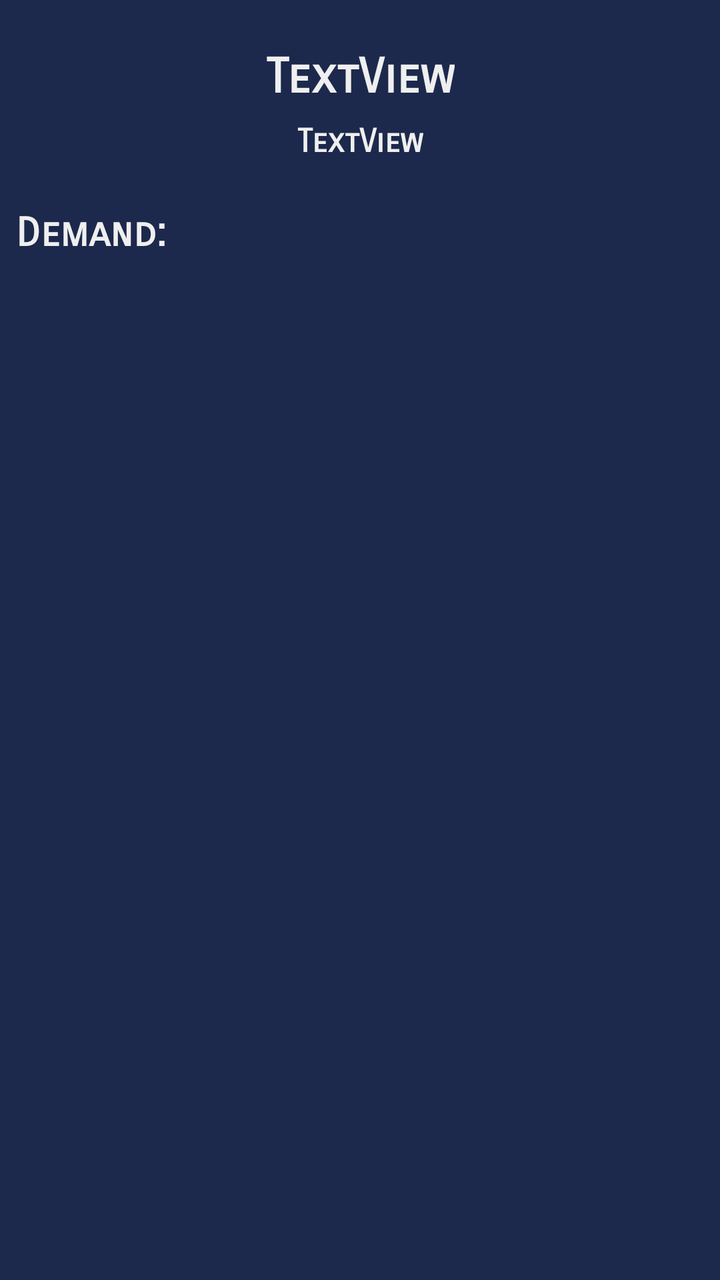
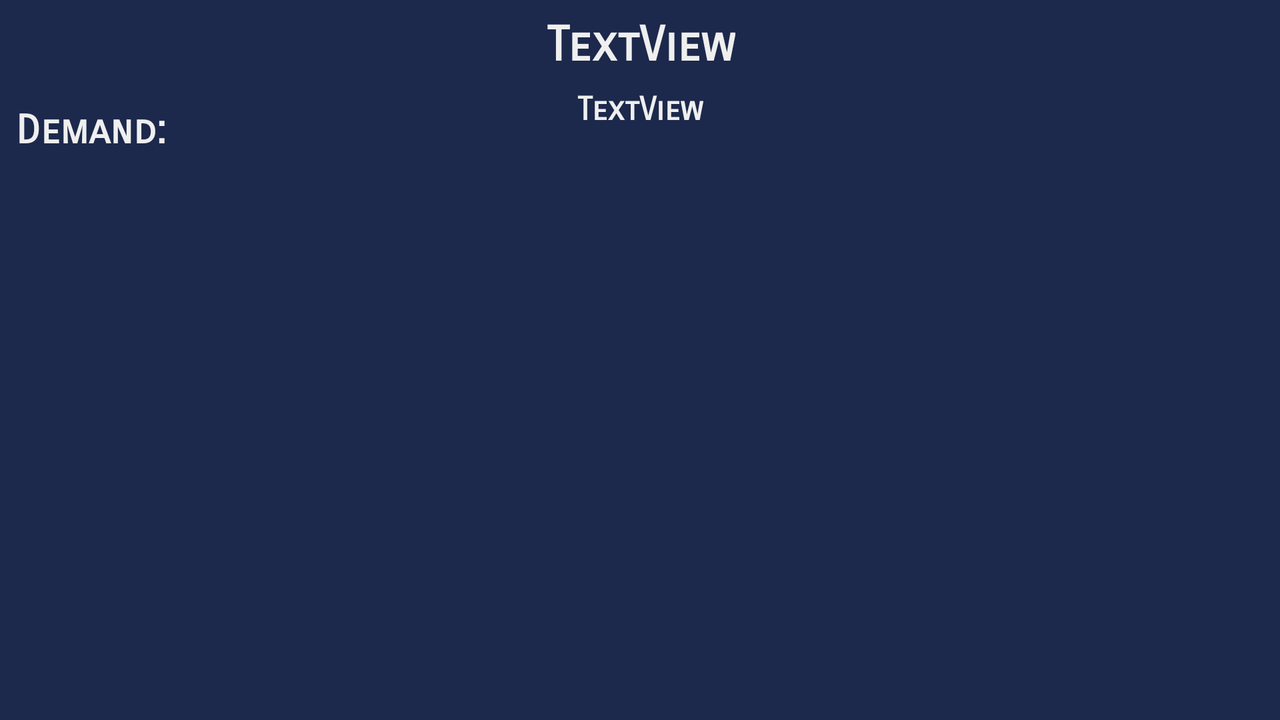

Compare how this app lays out the same screen by default and in its alternative resource folder. The renders come first, then the two layout files and the values they reference.
<!-- AndroidManifest.xml: application theme AppTheme -->
<!-- res/layout/fragment_customer_page.xml -->
<?xml version="1.0" encoding="utf-8"?>
<android.support.constraint.ConstraintLayout xmlns:android="http://schemas.android.com/apk/res/android"
    xmlns:app="http://schemas.android.com/apk/res-auto"
    android:layout_width="match_parent"
    android:layout_height="match_parent">

    <TextView
        android:id="@+id/text_customer_page_name"
        style="@style/TextViewTheme"
        android:layout_width="wrap_content"
        android:layout_height="wrap_content"
        android:layout_marginLeft="8dp"
        android:layout_marginRight="8dp"
        android:layout_marginTop="24dp"
        android:text="TextView"
        app:layout_constraintLeft_toLeftOf="parent"
        app:layout_constraintRight_toRightOf="parent"
        app:layout_constraintTop_toTopOf="parent"
        android:layout_marginStart="8dp"
        android:layout_marginEnd="8dp" />

    <TextView
        android:id="@+id/text_customer_page_message"
        style="@style/TextViewTheme"
        android:layout_width="wrap_content"
        android:layout_height="wrap_content"
        android:layout_marginLeft="8dp"
        android:layout_marginRight="8dp"
        android:layout_marginTop="8dp"
        android:text="TextView"
        android:textSize="16sp"
        app:layout_constraintLeft_toLeftOf="parent"
        app:layout_constraintRight_toRightOf="parent"
        app:layout_constraintTop_toBottomOf="@+id/text_customer_page_name"
        android:layout_marginStart="8dp"
        android:layout_marginEnd="8dp" />

    <TextView
        android:id="@+id/textView3"
        style="@style/TextViewTheme"
        android:layout_width="wrap_content"
        android:layout_height="wrap_content"
        android:text="@string/demand"
        android:textSize="20sp"
        android:layout_marginLeft="8dp"
        app:layout_constraintLeft_toLeftOf="parent"
        android:layout_marginTop="24dp"
        app:layout_constraintTop_toBottomOf="@+id/text_customer_page_message"
        android:layout_marginStart="8dp" />

    <android.support.v7.widget.RecyclerView
        android:id="@+id/customer_page_recycler"
        android:layout_width="0dp"
        android:layout_height="0dp"
        android:layout_marginBottom="16dp"
        android:layout_marginLeft="32dp"
        android:layout_marginRight="32dp"
        android:layout_marginTop="16dp"
        app:layout_constraintBottom_toBottomOf="parent"
        app:layout_constraintLeft_toLeftOf="parent"
        app:layout_constraintRight_toRightOf="parent"
        app:layout_constraintTop_toBottomOf="@+id/textView3" />
</android.support.constraint.ConstraintLayout>
<!-- resources referenced by this layout -->
<resources>
  <string name="demand">Demand:\u00A0</string>
  <style name="TextViewTheme" parent="AppTheme">
          <item name="android:fontFamily">sans-serif-smallcaps</item>
          <item name="android:textColor">@color/color_near_white</item>
          <item name="colorPrimary">@color/color_near_white</item>
          <item name="colorPrimaryDark">@color/colorPrimaryDark</item>
          <item name="colorAccent">@color/colorAccent</item>
          <item name="android:textSize">24sp</item>
          <item name="android:textStyle">bold</item>
      </style>
  <style name="AppTheme" parent="Theme.AppCompat.Light.NoActionBar">
          
  		<item name="android:fontFamily">sans-serif-smallcaps</item>
          <item name="windowActionBar">false</item>
          <item name="colorPrimary">@color/colorPrimary</item>
          <item name="colorPrimaryDark">@color/colorPrimaryDark</item>
          <item name="colorAccent">@color/colorAccent</item>
  		<item name="android:windowBackground">@color/color_navy</item>
      </style>
  <color name="color_near_white">#efefef</color>
  <color name="colorPrimaryDark">#303F9F</color>
  <color name="colorAccent">#FF4081</color>
  <color name="colorPrimary">#3F51B5</color>
  <color name="color_navy">#1c294c</color>
</resources>
<!-- res/layout-land/fragment_customer_page.xml (the author's variant of the layout above) -->
<!-- drawn on the phone turned sideways -->
<?xml version="1.0" encoding="utf-8"?>
<android.support.constraint.ConstraintLayout xmlns:android="http://schemas.android.com/apk/res/android"
    xmlns:app="http://schemas.android.com/apk/res-auto"
    android:layout_width="match_parent"
    android:layout_height="match_parent">

    <TextView
        android:id="@+id/text_customer_page_name"
        style="@style/TextViewTheme"
        android:layout_width="wrap_content"
        android:layout_height="wrap_content"
        android:layout_marginLeft="8dp"
        android:layout_marginRight="8dp"
        android:layout_marginTop="8dp"
        android:text="TextView"
        app:layout_constraintLeft_toLeftOf="parent"
        app:layout_constraintRight_toRightOf="parent"
        app:layout_constraintTop_toTopOf="parent"
        android:layout_marginStart="8dp"
        android:layout_marginEnd="8dp"
        app:layout_constraintHorizontal_bias="0.501" />

    <TextView
        android:id="@+id/text_customer_page_message"
        style="@style/TextViewTheme"
        android:layout_width="wrap_content"
        android:layout_height="wrap_content"
        android:layout_marginLeft="8dp"
        android:layout_marginRight="8dp"
        android:layout_marginTop="8dp"
        android:text="TextView"
        android:textSize="16sp"
        app:layout_constraintLeft_toLeftOf="parent"
        app:layout_constraintRight_toRightOf="parent"
        app:layout_constraintTop_toBottomOf="@+id/text_customer_page_name"
        android:layout_marginStart="8dp"
        android:layout_marginEnd="8dp" />

    <TextView
        android:id="@+id/textView3"
        style="@style/TextViewTheme"
        android:layout_width="wrap_content"
        android:layout_height="wrap_content"
        android:text="@string/demand"
        android:textSize="20sp"
        android:layout_marginLeft="8dp"
        app:layout_constraintLeft_toLeftOf="parent"
        android:layout_marginStart="8dp"
        app:layout_constraintTop_toTopOf="@+id/text_customer_page_message"
        android:layout_marginTop="8dp" />

    <android.support.v7.widget.RecyclerView
        android:id="@+id/customer_page_recycler"
        android:layout_width="0dp"
        android:layout_height="0dp"
        android:layout_marginBottom="16dp"
        android:layout_marginLeft="32dp"
        android:layout_marginRight="32dp"
        android:layout_marginTop="16dp"
        app:layout_constraintBottom_toBottomOf="parent"
        app:layout_constraintLeft_toLeftOf="parent"
        app:layout_constraintRight_toRightOf="parent"
        app:layout_constraintTop_toBottomOf="@+id/textView3" />
</android.support.constraint.ConstraintLayout>
